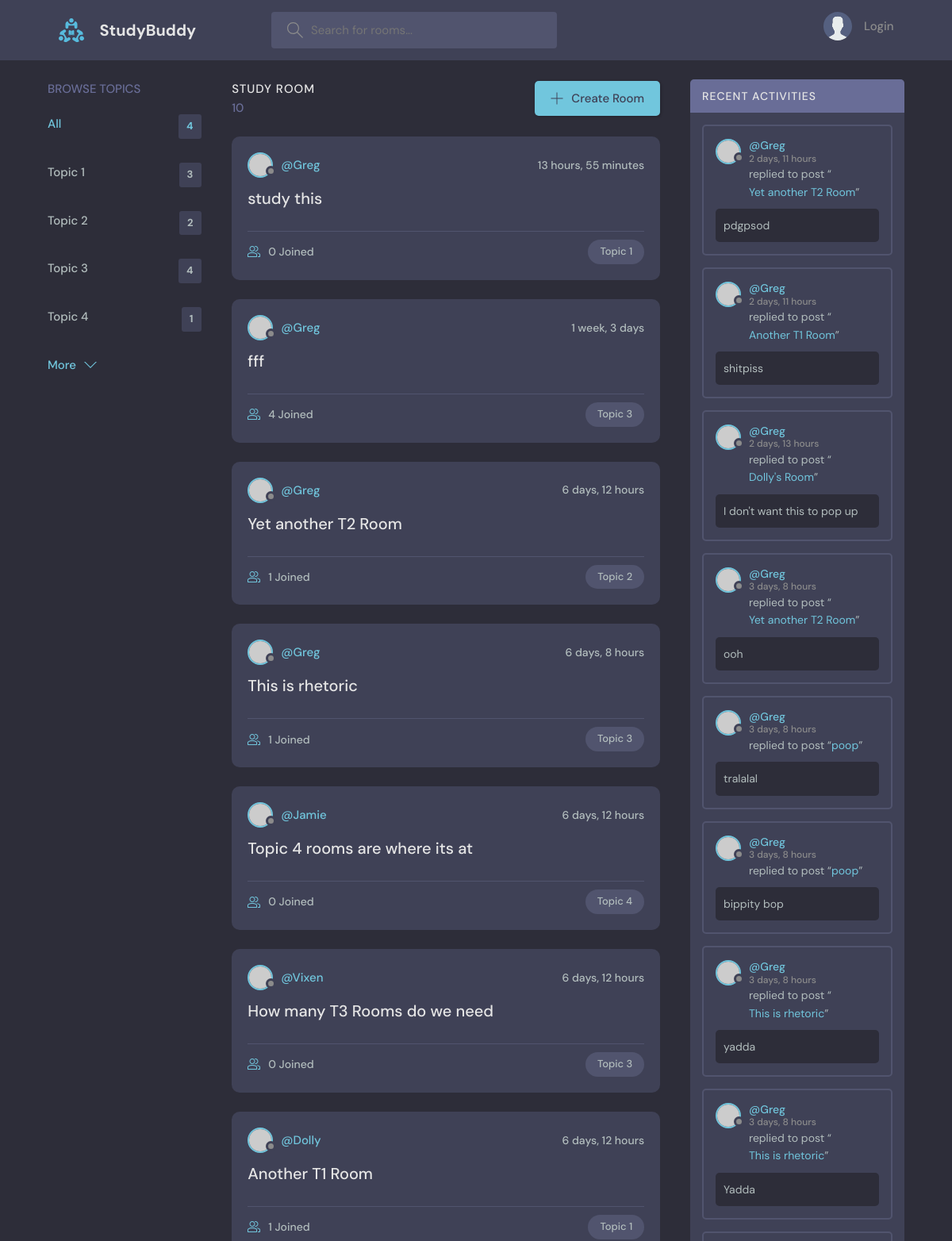
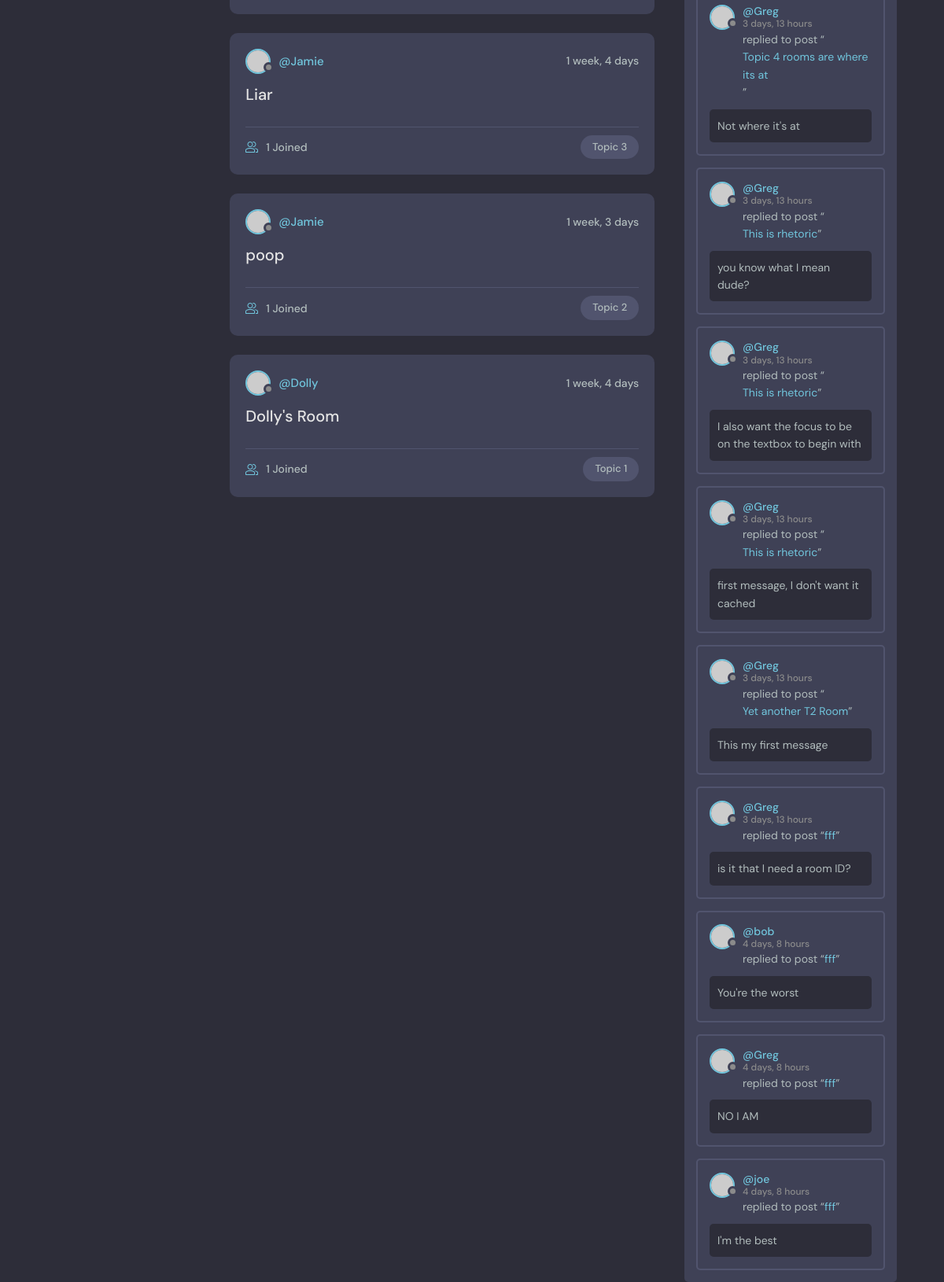
Before: / with the older database file (2 pictures, top to bottom).
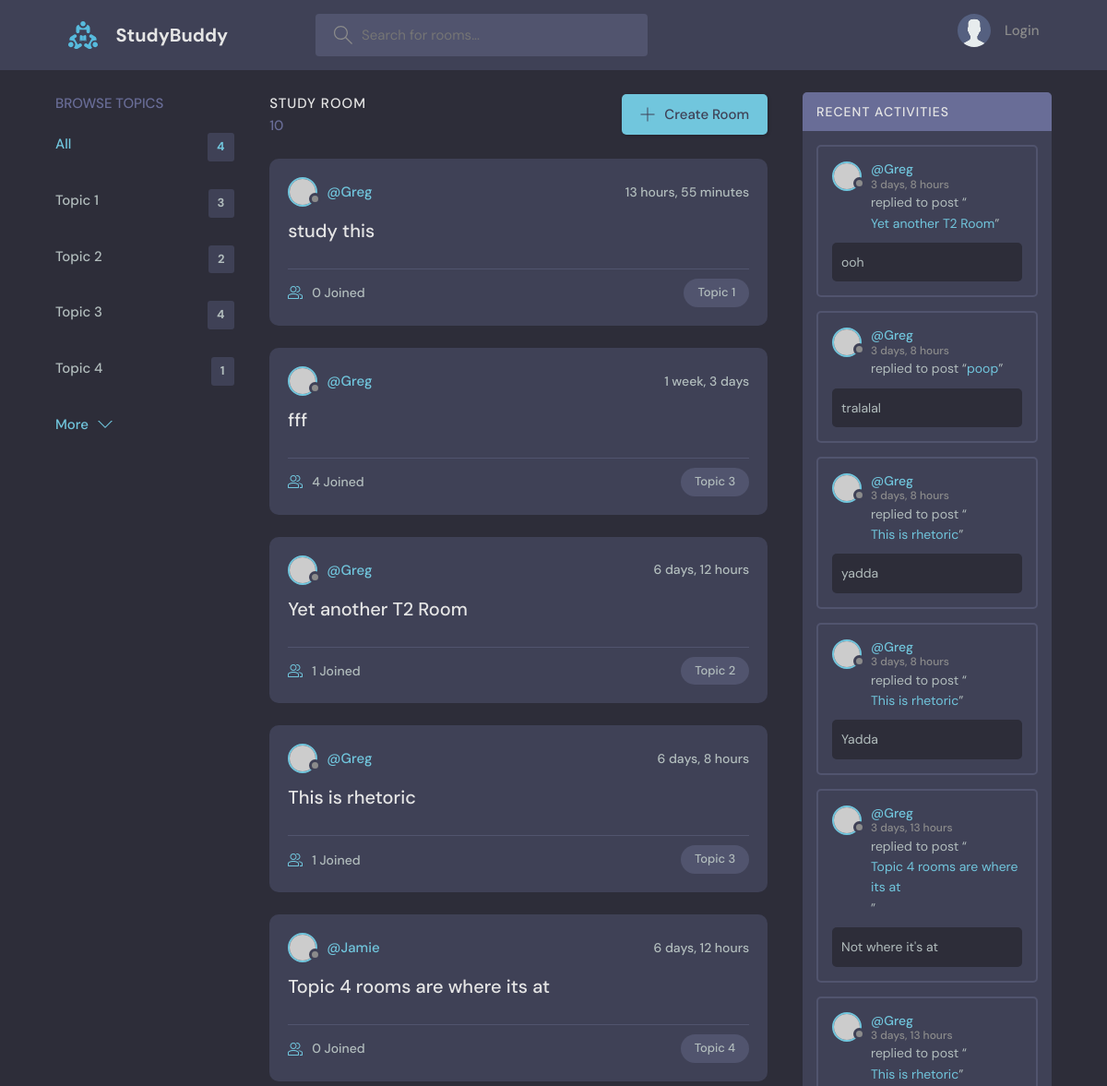
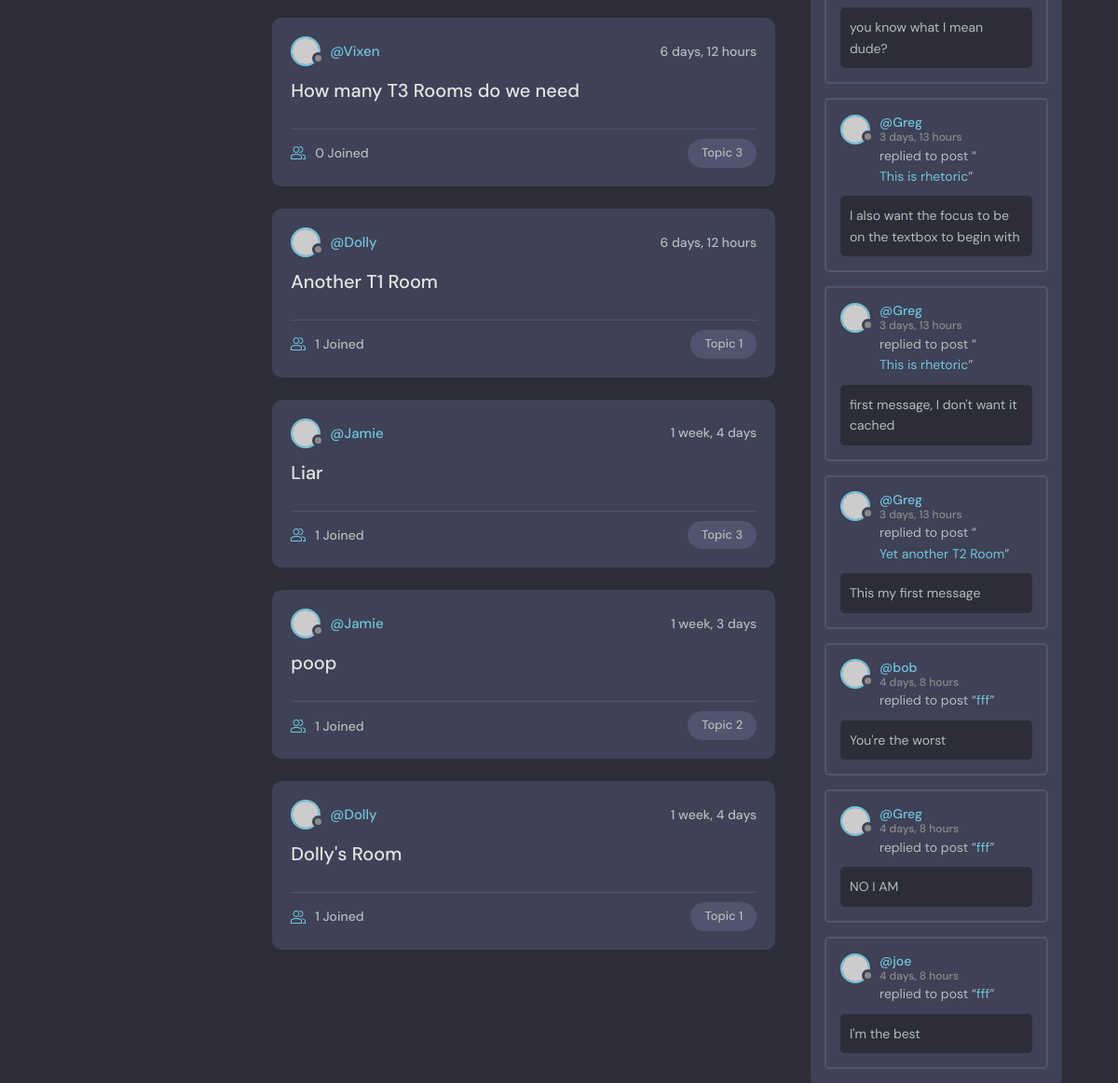
After: the same page with the newer database file (2 pictures, top to bottom).
### base/models.py (models this page shows)
class Topic(models.Model):
    name = models.CharField(max_length=200)
    def __str__(self):
        return self.name

class Room(models.Model):
    host = models.ForeignKey(User, on_delete=models.SET_NULL, null=True) # On delete of the user, this field is set
    topic = models.ForeignKey(Topic, on_delete=models.SET_NULL, null=True)
    name = models.CharField(max_length=200)
    description = models.TextField(null=True, blank=True)  # the null input arguments allow the database to have a
    participants = models.ManyToManyField(User, related_name='participants', blank=True)
    updated = models.DateTimeField(auto_now=True)  # Any time the save method is called, this will auto populate
    created = models.DateTimeField(auto_now_add=True)  # The difference between auto_now and auto_add_now is that
    class Meta:
        ordering = ['-updated', '-created']
    def __str__(self):
        return self.name

class Message(models.Model):
    user = models.ForeignKey(User, on_delete=models.CASCADE)
    room = models.ForeignKey(Room, on_delete=models.CASCADE)  # Cascade means if the foreign key is deleted, this
    body = models.TextField()
    updated = models.DateTimeField(auto_now=True)
    created = models.DateTimeField(auto_now_add=True)
    class Meta:
        ordering = ['-updated', '-created']
    def __str__(self):
        return self.body[0:50]  # Return only the first 50 characters

### base/views.py (the view)
# urls.py: 2. Add a URL to urlpatterns:  path('', views.home, name='home')
def home(request):
    q = request.GET.get('q') if request.GET.get('q') is not None else ''
    rooms = Room.objects.filter(
        Q(topic__name__icontains=q) |
        Q(name__icontains=q) |
        Q(description__icontains=q)
    )
    rooms_count = rooms.count()
    room_messages = Message.objects.filter(
        Q(room__topic__name__icontains=q) |
        Q(room__name__icontains=q) |
        Q(user__username__icontains=q) |
        Q(body__icontains=q)
    )
    topics = Topic.objects.all()
    topics_count = topics.count()
    context = {'rooms': rooms, 'topics': topics, 'rooms_count': rooms_count, 'room_messages': room_messages, 'topics_count': topics_count}
    return render(request, 'Base/Home.html', context)

### base/Templates/Base/home.html (shortened to what this page needs)
<!DOCTYPE html>
{% extends 'MainTemplate.html' %}
{% load static %}
{% block content %}
<body>
<main class="layout layout--3">
    <div class="container">
        {% include 'base/Topics_Component.html'%}
        <div class="roomList">
            <div class="roomList__header">
                <div>
                    <h2>Study Room</h2>
                    <p>{{rooms_count}}</p>
                </div>
                <a class="btn btn--main" href="{% url 'create-room' %}">
                    <svg version="1.1" xmlns="http://www.w3.org/2000/svg" width="32" height="32" viewBox="0 0 32 32">
                        <title>add</title>
                        <path
                                d="M16.943 0.943h-1.885v14.115h-14.115v1.885h14.115v14.115h1.885v-14.115h14.115v-1.885h-14.115v-14.115z"
                        ></path>
                    </svg>
                    Create Room
                </a>
            </div>
            {% include 'base/Feed_Component.html' %}
        </div>
        {% include 'base/Activity_Component.html' %}
    </div>
</main>
</body>
{% endblock %}

### base/Templates/Base/Topics_Component.html
        <div class="topics">
          <div class="topics__header">
            <h2>Browse Topics</h2>
          </div>
          <ul class="topics__list">
            <li>
              <a href="{%url 'home' %}" class="active">All <span>{{topics.count}}</span></a>
            </li>
            {% for topic in topics %}
            <li>
              <a href =" {%url 'home' %}?q={{topic.name}} ">{{topic}}<span>{{topic.room_set.all.count}}</span></a>
            </li>
            {% endfor %}
          </ul>
          <a class="btn btn--link" href="topics.html">
            More
            <svg version="1.1" xmlns="http://www.w3.org/2000/svg" width="32" height="32" viewBox="0 0 32 32">
              <title>chevron-down</title>
              <path d="M16 21l-13-13h-3l16 16 16-16h-3l-13 13z"></path>
            </svg>
          </a>
        </div>

### base/Templates/Base/Feed_Component.html (shortened to what this page needs)
{% for room in rooms %}
<div class="roomListRoom">
    <div class="roomListRoom__header">
        <a href="{% url 'user-profile' room.host.id %}" class="roomListRoom__author">
            <div class="avatar avatar--small">
                <img src="https://randomuser.me/api/portraits/women/11.jpg"/>
            </div>
            <span>@{{room.host.username}}</span>
        </a>
        <div class="roomListRoom__actions">
            <span>{{room.created|timesince}}</span>
        </div>
    </div>
    <div class="roomListRoom__content">
        <a href="{% url 'room' room.id %}">{{room.name}}</a>
    </div>
    <div class="roomListRoom__meta">
        <a href="{% url 'room' room.id %}" class="roomListRoom__joined">
            {{room.participants.all.count}} Joined
        </a>
        <p class="roomListRoom__topic">{{room.topic.name}}</p>
    </div>
</div>
{% endfor %}

### base/Templates/Base/Activity_Component.html (shortened to what this page needs)
<div class="activities">
    <div class="activities__header">
        <h2>Recent Activities</h2>
    </div>
    {% for message in room_messages %}
    <div class="activities__box">
        <div class="activities__boxHeader roomListRoom__header">
            <a href="{% url 'user-profile' message.user.id %}" class="roomListRoom__author">
                <div class="avatar avatar--small">
                    <img src="https://randomuser.me/api/portraits/women/11.jpg"/>
                </div>
                <p>
                    @{{message.user}}
                    <span>{{message.created|timesince}}</span>
                </p>
            </a>
        </div>
        <div class="activities__boxContent">
            <p>replied to post “<a href="{% url 'room' message.room.id %}">{{message.room.name}}</a>”</p>
            <div class="activities__boxRoomContent">
                {{message.body}}
            </div>
        </div>
    </div>
    {% endfor %}
</div>

Changed rows visible on the page:
removed Message: user "Greg", created "2 days, 11 hours", room.name "Yet another T2 Room", body "pdgpsod"
removed Message: user "Greg", created "2 days, 11 hours", room.name "Another T1 Room", body "shitpiss"
removed Message: user "Greg", created "2 days, 13 hours", room.name "Dolly's Room", body "I don't want this to pop up"
removed Message: user "Greg", created "3 days, 8 hours", room.name "poop", body "bippity bop"
removed Message: user "Greg", created "3 days, 13 hours", room.name "fff", body "is it that I need a room ID?"
